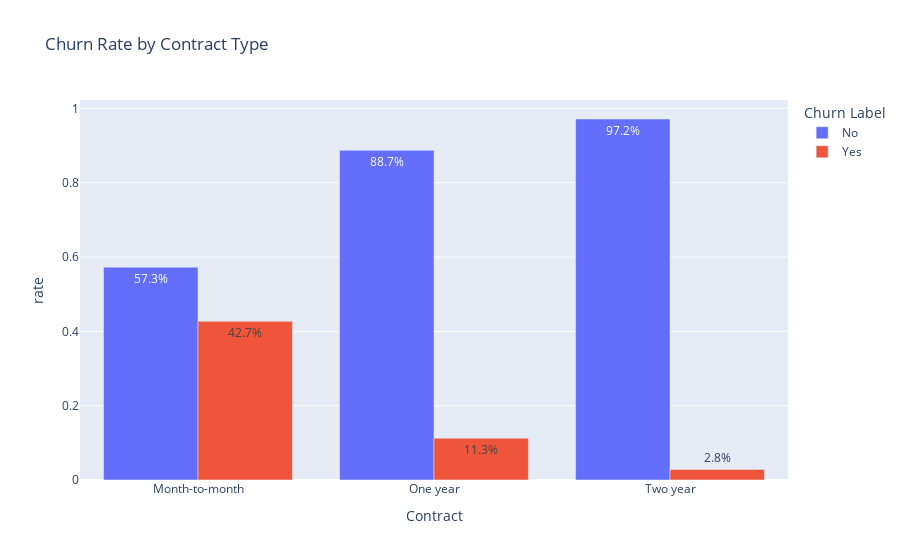

Notebook cell for this chart:
### Code cell
contract_churn = (
    df.groupby("Contract")["Churn Label"]
    .value_counts(normalize=True)
    .rename("rate")
    .reset_index()
)

px.bar(
    contract_churn,
    x="Contract",
    y="rate",
    color="Churn Label",
    barmode="group",
    title="Churn Rate by Contract Type",
    text_auto=".1%"
)

### Figure 1 — Plotly figure (JSON) as saved in the notebook; plotly's stock layout.template omitted (floating-point values rounded to 4 significant figures)
{"data": [{"alignmentgroup": "True", "hovertemplate": "Churn Label=No<br>Contract=%{x}<br>rate=%{y}<extra></extra>", "legendgroup": "No", "marker": {"color": "#636efa", "pattern": {"shape": ""}}, "name": "No", "offsetgroup": "No", "orientation": "v", "showlegend": true, "textposition": "auto", "texttemplate": "%{y:.1%}", "type": "bar", "x": ["Month-to-month", "One year", "Two year"], "xaxis": "x", "y": [0.5729, 0.8873, 0.9717], "yaxis": "y"}, {"alignmentgroup": "True", "hovertemplate": "Churn Label=Yes<br>Contract=%{x}<br>rate=%{y}<extra></extra>", "legendgroup": "Yes", "marker": {"color": "#EF553B", "pattern": {"shape": ""}}, "name": "Yes", "offsetgroup": "Yes", "orientation": "v", "showlegend": true, "textposition": "auto", "texttemplate": "%{y:.1%}", "type": "bar", "x": ["Month-to-month", "One year", "Two year"], "xaxis": "x", "y": [0.4271, 0.1127, 0.02832], "yaxis": "y"}], "layout": {"barmode": "group", "legend": {"title": {"text": "Churn Label"}, "tracegroupgap": 0}, "title": {"text": "Churn Rate by Contract Type"}, "xaxis": {"anchor": "y", "domain": [0, 1], "title": {"text": "Contract"}}, "yaxis": {"anchor": "x", "domain": [0, 1], "title": {"text": "rate"}}}}
